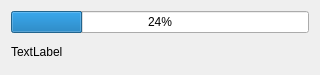
<?xml version="1.0" encoding="UTF-8"?>
<ui version="4.0">
 <class>ProgressDialog</class>
 <widget class="QDialog" name="ProgressDialog">
  <property name="geometry">
   <rect>
    <x>0</x>
    <y>0</y>
    <width>320</width>
    <height>75</height>
   </rect>
  </property>
  <property name="sizePolicy">
   <sizepolicy hsizetype="Fixed" vsizetype="Fixed">
    <horstretch>0</horstretch>
    <verstretch>0</verstretch>
   </sizepolicy>
  </property>
  <property name="minimumSize">
   <size>
    <width>320</width>
    <height>75</height>
   </size>
  </property>
  <property name="maximumSize">
   <size>
    <width>320</width>
    <height>75</height>
   </size>
  </property>
  <property name="contextMenuPolicy">
   <enum>Qt::NoContextMenu</enum>
  </property>
  <property name="windowTitle">
   <string>computing</string>
  </property>
  <property name="windowIcon">
   <iconset resource="resources.qrc">
    <normaloff>:/resources/nothing.png</normaloff>:/resources/nothing.png</iconset>
  </property>
  <layout class="QGridLayout" name="gridLayout">
   <item row="0" column="0">
    <widget class="QProgressBar" name="progress_bar">
     <property name="value">
      <number>24</number>
     </property>
    </widget>
   </item>
   <item row="1" column="0">
    <widget class="QLabel" name="progress_text">
     <property name="text">
      <string>TextLabel</string>
     </property>
    </widget>
   </item>
  </layout>
 </widget>
 <resources>
  <include location="resources.qrc"/>
 </resources>
 <connections/>
</ui>
